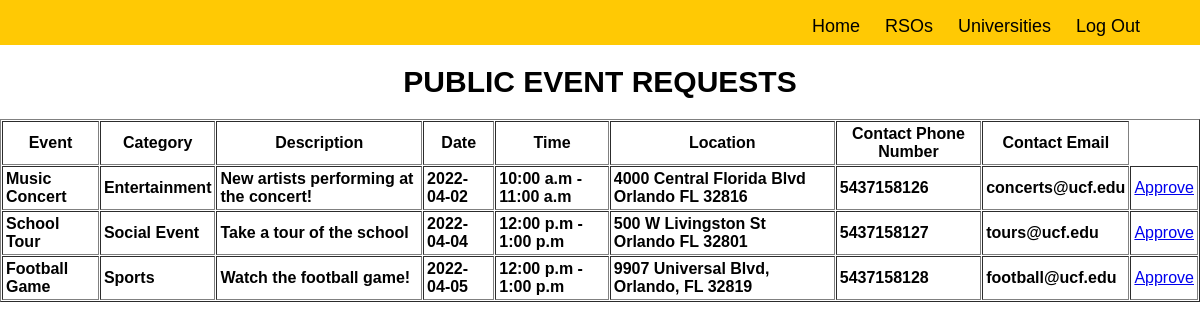
Screenshot of /public_event_requests.php with the database file from the repository.
### tables this page shows
CREATE TABLE event (
	eventId int AUTO_INCREMENT,
    eventName varchar(255) NOT NULL UNIQUE,
    eventCategory varchar(255) NOT NULL,
    eventDescription varchar(255),
    eventDate date NOT NULL,
    eventTime int NOT NULL,
    eventLocationId int NOT NULL,
    eventContactPhone varchar(11) NOT NULL,
    eventContactEmail varchar(255) NOT NULL,
    eventUnivId int not NULL,
    eventPrivacy tinyint not NULL,
    eventRsoId int,
    PRIMARY KEY (eventId),
    FOREIGN KEY (eventUnivId) REFERENCES university (univId) ON DELETE CASCADE,
    FOREIGN KEY (eventLocationId) REFERENCES location (locationId) ON DELETE CASCADE,
    FOREIGN KEY (eventRsoId) REFERENCES rso (rsoId) ON DELETE CASCADE
);

CREATE TABLE location (
    locationId int AUTO_INCREMENT,
    locationAddress varchar(255) NOT NULL,
    locationLatitude DECIMAL(10,8),
    locationLongitude DECIMAL(11,8),
    PRIMARY KEY (locationId, locationAddress)
);

### includes/convert_tools.php (called while the page is built, shortened)
<?php
    function fetch_location ($db, $locId) {
        $query = "SELECT locationAddress FROM location WHERE locationId = $locId";
        $result = mysqli_query($db, $query);
        if ($row= mysqli_fetch_assoc($result)) {
            return $row['locationAddress'];
        }
    }
    function time_slot ($time_slot) {
        switch ($time_slot) {
            case 10:
                return "10:00 a.m - 11:00 a.m";
            case 12:
                return "12:00 p.m - 1:00 p.m ";
        }
    }
    ?>

### public_event_requests.php (the view, shortened to what this page needs)
<?php
    require_once 'includes/header.php';
    require_once 'includes/convert_tools.php'
?>
<?php
    $query ="SELECT * FROM event WHERE eventPrivacy = 3";
    $result = mysqli_query($db, $query);
    $rows = mysqli_num_rows($result);
    if ($rows > 0) {
        $display_block = "
        <table class=\"center\" cellpadding=3 cellspacing=1 border=1>
        <th>Event</th>
        <th>Category</th>
        <th>Description</th>
        <th>Date</th>
        <th>Time</th>
        <th>Location</th>
        <th>Contact Phone Number</th>
        <th>Contact Email</th>
        </tr>";
        while($event_info = mysqli_fetch_array($result)) {
            $event_id = $event_info['eventId'];
            $event_name= $event_info['eventName'];
            $event_category = $event_info['eventCategory'];
            $event_description = $event_info['eventDescription'];
            $event_date = $event_info['eventDate'];
            $event_time = time_slot($event_info['eventTime']);
            $event_location = fetch_location($db ,$event_info['eventLocationId']);
            $event_phone = $event_info['eventContactPhone'];
            $event_email = $event_info['eventContactEmail'];
            $display_block .= "
            <tr>
            <td><strong>$event_name</strong></a><br>
            <td><strong>$event_category</strong></a><br>
            <td><strong>$event_description</strong></a><br>
            <td><strong>$event_date</strong></a><br>
            <td><strong>$event_time</strong></a><br>
            <td><strong>$event_location</strong></a><br>
            <td><strong>$event_phone</strong></a><br>
            <td><strong>$event_email</strong></a><br>
            <td><a href=\"public_event_requests.php?eventId=$event_id\">Approve</a>
            </tr>";
        }
        $display_block.= "</table>";
    } else {
        $display_block = "<p><em>No event requests to display.</em><p>";
    }
?>
<html>
    <head>
    </head>
    <body>
        <div>
            <h1> Public Event Requests </h1>
            <?php print $display_block; ?>
        </div>
    </body>
</html>

### includes/header.php (shortened to what this page needs)
<html>
    <head>
        <link rel="stylesheet" type="text/css" href="style.css?v=51">
    </head>
    <body>
        <header>
            <nav>
                <ul>
                    <li><a href="index.php"> Home </a></li>
                    <li><a href="rso_list.php"> RSOs </a><li>
                    <li><a href="university_list.php"> Universities </a></li>
                    <li><a href="index.php?logout='1'"> Log Out </a></li>
                </ul>
            </nav>
        </header>

### style.css (style rules this page uses)
html { width: 100%; height: 100%; font-family: Helvetica, Arial, sans-serif; }
body { padding: 0; margin: 0; }
header { height: 45px; background-color: #ffc904; box-shadow: 0 0 10px rgb(255, 255, 255); }
ul { float: right; position: relative; right: 5%; }
ul li { display: inline; list-style:none; }
ul li a { text-decoration: none; color: #000000; font-size: 18px; padding: 0px 0px 0px 20px; }
h1 { text-transform: uppercase; font-size: 30px; }
div { width: 100%; margin: 0 auto; text-align: center; }

### rows the page displays
event: eventName "Music Concert", eventCategory "Entertainment", eventDescription "New artists performing at the concert!", eventDate "2022-04-02", eventTime "10:00 a.m - 11:00 a.m", eventLocationId.locationAddress "4000 Central Florida Blvd Orlando FL 32816", eventContactPhone "5437158126", eventContactEmail "concerts@ucf.edu"
event: eventName "School Tour", eventCategory "Social Event", eventDescription "Take a tour of the school", eventDate "2022-04-04", eventTime "12:00 p.m - 1:00 p.m", eventLocationId.locationAddress "500 W Livingston St Orlando FL 32801", eventContactPhone "5437158127", eventContactEmail "tours@ucf.edu"
event: eventName "Football Game", eventCategory "Sports", eventDescription "Watch the football game!", eventDate "2022-04-05", eventTime "12:00 p.m - 1:00 p.m", eventLocationId.locationAddress "9907 Universal Blvd, Orlando, FL 32819", eventContactPhone "5437158128", eventContactEmail "football@ucf.edu"
